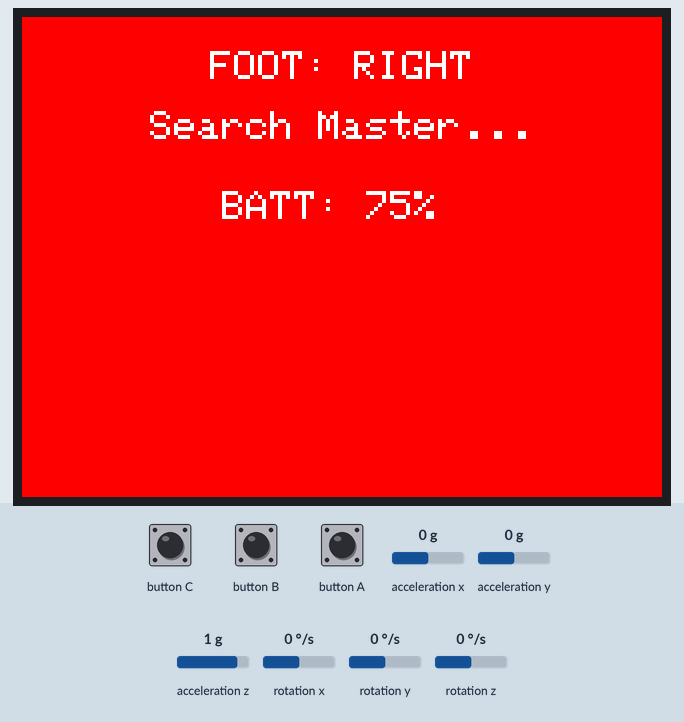
The program below on a simulated ESP32-S3. Parts: 320×240 colour display. The test bench sets the inputs (shaded band); at power-on: acceleration x 0 g, acceleration y 0 g, acceleration z 1 g, rotation x 0 °/s, rotation y 0 °/s, rotation z 0 °/s.

Above: at 0.3 s.
At 4.2 s:
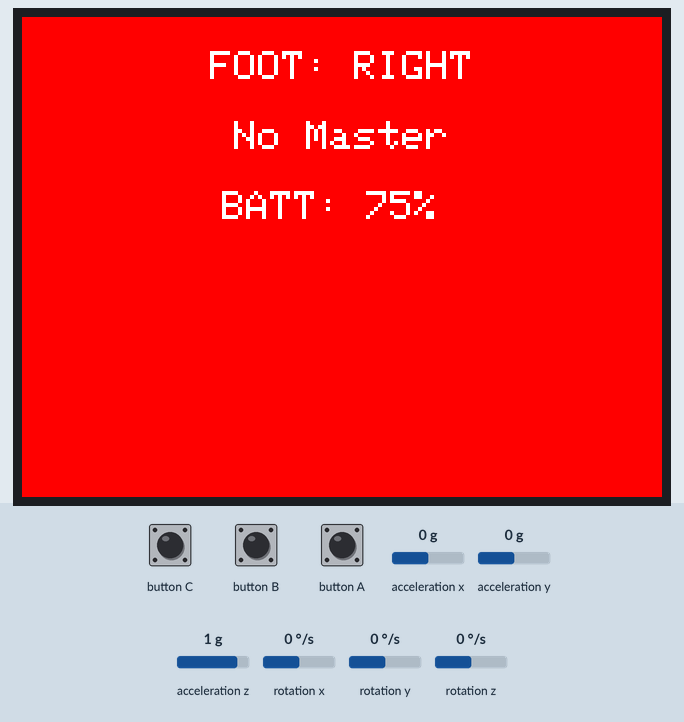

The program:

main.cpp
```cpp
#include <M5Unified.h>
#include <esp_now.h>
#include <WiFi.h>
#include <esp_wifi.h>
#include <esp_sleep.h>

// --- CONFIGURATION ---
#define FOOT_ID 2              // 1 = Left, 2 = Right
// Axis inversion for the 180°-inverted right mounting is handled in the dashboard JS, not in firmware.
#define SAMPLE_RATE_MS 5       // 200 Hz sampling rate (5 ms)
#define DISPLAY_TIMEOUT_MS 30000 // 30 seconds display activity

uint8_t broadcastAddress[] = {0xFF, 0xFF, 0xFF, 0xFF, 0xFF, 0xFF};

// --- DATA STRUCTURE TRANSMIT PACKET (IMU) ---
typedef struct struct_imu_data {
  uint8_t foot_id;
  float gyro_x;          // Pitch rotation (gy — roll-off)
  float accel_z;         // Vertical acceleration (impact)
  float accel_y;         // Longitudinal acceleration (forward/backward)
  float gyro_roll;       // Lateral roll rotation (gx — pronation/supination)
  float accel_x;         // Lateral acceleration (for 3D impact magnitude)
  uint8_t battery_level; // 0–100 %; updated every ~30 s, 0 = not yet read
} struct_imu_data;

// --- DATA STRUCTURE RECEIVE PACKET (HANDSHAKE ACK FROM MASTER) ---
typedef struct struct_handshake_ack {
  uint8_t master_channel;
  uint8_t confirmed;
} struct_handshake_ack;

struct_imu_data sensorData;
esp_now_peer_info_t peerInfo;

// Status variables for handshake & display
volatile bool masterAckReceived = false;
volatile uint8_t masterConfirmedChannel = 0;
volatile uint32_t lastMasterAckTime = 0; // Zeitstempel der letzten Master-Antwort
const uint32_t MASTER_TIMEOUT_MS = 3000;   // Nach 3s ohne ACK gilt der Master als offline

volatile bool pendingUIUpdate = false; // Flag für entkoppeltes UI Update

uint8_t currentChannel = 1;
bool masterConnected = false;
unsigned long lastRescanTime = 0;
const unsigned long RESCAN_INTERVAL_MS = 60000; // 60 Sekunden Re-Scan bei fehlender Verbindung

unsigned long lastBatteryUpdate = 0;
unsigned long displayTurnOnTime = 0;
bool isDisplayOn = true;
int bgColour = BLACK;

void updateChannelDisplay() {
  M5.Display.setTextSize(2);
  M5.Display.setTextColor(WHITE, bgColour);

  M5.Display.fillRect(0, 45, M5.Display.width(), 30, bgColour);

  if (masterConnected) {
    char chBuf[32];
    snprintf(chBuf, sizeof(chBuf), "Ch: %d", currentChannel);
    M5.Display.drawString(chBuf, M5.Display.width() / 2, 60);
  } else {
    M5.Display.drawString("No Master", M5.Display.width() / 2, 60);
  }
}

void updateBatteryDisplay() {
  int level = M5.Power.getBatteryLevel();
  sensorData.battery_level = (uint8_t)level;

  M5.Display.setTextSize(2);
  M5.Display.setTextColor(WHITE, bgColour);

  char battBuf[16];
  snprintf(battBuf, sizeof(battBuf), "BATT: %d%% ", level);
  M5.Display.drawString(battBuf, M5.Display.width() / 2, 95);
}

uint8_t scanForMaster() {
  sensorData.foot_id = FOOT_ID;
  sensorData.gyro_x  = 0;
  sensorData.accel_z = 1.0;
  sensorData.accel_y = 0.0;

  memcpy(peerInfo.peer_addr, broadcastAddress, 6);
  peerInfo.encrypt = false;

  uint8_t foundCh = 0;

  for (uint8_t ch = 1; ch <= 13; ch++) {
    esp_wifi_set_promiscuous(true);
    esp_wifi_set_channel(ch, WIFI_SECOND_CHAN_NONE);
    esp_wifi_set_promiscuous(false);

    peerInfo.channel = ch;

    if (esp_now_is_peer_exist(broadcastAddress)) {
      esp_now_del_peer(broadcastAddress);
    }
    esp_now_add_peer(&peerInfo);

    delay(15); // Einschwingzeit für Funkchip

    for (int attempt = 0; attempt < 5; attempt++) {
      masterAckReceived = false;
      esp_now_send(broadcastAddress, (uint8_t *)&sensorData, sizeof(sensorData));

      uint32_t startWait = millis();
      while (millis() - startWait < 50) { // 50ms Warten
        if (masterAckReceived) {
          foundCh = (masterConfirmedChannel > 0) ? masterConfirmedChannel : ch;
          break;
        }
        delay(1);
      }
      if (foundCh > 0) break;
      delay(5);
    }

    if (foundCh > 0) break;
  }

  return foundCh;
}

// --- ESP-NOW RECEIVE CALLBACK FOR FINGERPRINT / ACK FROM MASTER ---
#if defined(ESP_ARDUINO_VERSION_MAJOR) && ESP_ARDUINO_VERSION_MAJOR >= 3
void OnDataRecv(const esp_now_recv_info_t *recv_info, const uint8_t *data, int len) {
#else
void OnDataRecv(const uint8_t *mac_addr, const uint8_t *data, int len) {
#endif
  if (len == sizeof(struct_handshake_ack)) {
    struct_handshake_ack ack;
    memcpy(&ack, data, sizeof(ack));
    if (ack.confirmed == 1) {
      masterConfirmedChannel = ack.master_channel;
      masterAckReceived = true;
      lastMasterAckTime = millis(); // Zeitstempel aktualisieren

      // Wenn wir noch nicht connected waren, setzen wir nur das Flag und behandeln das UI in loop()!
      if (!masterConnected) {
        masterConnected = true;
        currentChannel = (ack.master_channel > 0) ? ack.master_channel : currentChannel;
        pendingUIUpdate = true;
      }
    }
  }
}

void setup() {
  // 1. Immediately reduce CPU frequency (saves significant battery, 80 MHz is easily sufficient for 100Hz IMU)
  setCpuFrequencyMhz(80);

  auto cfg = M5.config();
  cfg.internal_imu = true;
  M5.begin(cfg);

  // --- DISPLAY INITIALIZATION ---
  M5.Display.setRotation(1);               // Landscape mode
  M5.Display.setTextDatum(middle_center);  // Centered text
  M5.Display.setBrightness(64);            // Gedimmt auf ca. 25% (Spart Akku, gut lesbar)

  bgColour = (FOOT_ID == 1) ? BLUE : RED;

  M5.Display.fillScreen(bgColour);
  M5.Display.setTextColor(WHITE, bgColour);

  M5.Display.setTextSize(2);
  M5.Display.drawString((FOOT_ID == 1) ? "FOOT: LEFT" : "FOOT: RIGHT", M5.Display.width() / 2, 25);

  updateBatteryDisplay();
  displayTurnOnTime = millis();

  // --- ESP-NOW & WIFI SETUP ---
  WiFi.mode(WIFI_STA);
  WiFi.disconnect();

  // 2. Reduce transmit power to 11 dBm (sufficient for 3-5m, saves power)
  WiFi.setTxPower(WIFI_POWER_11dBm);

  if (esp_now_init() != ESP_OK) {
    M5.Display.setTextSize(1);
    M5.Display.drawString("ESP-NOW Error!", M5.Display.width() / 2, 55);
    return;
  }

  // Register receive callback to evaluate master responses during scan loop
  esp_now_register_recv_cb(OnDataRecv);

    // --- CHANNEL SCAN (SCAN CHANNEL 1 TO 13) ---
  M5.Display.setTextSize(2);
  M5.Display.drawString("Search Master...", M5.Display.width() / 2, 55);

  uint8_t foundChannel = scanForMaster();

  // --- LOCK CHANNEL RESULT ---
  M5.Display.fillScreen(bgColour);
  M5.Display.setTextSize(2);
  M5.Display.drawString((FOOT_ID == 1) ? "FOOT: LEFT" : "FOOT: RIGHT", M5.Display.width() / 2, 25);

    if (foundChannel > 0) {
    masterConnected = true;
    currentChannel = foundChannel;
    lastMasterAckTime = millis();
  } else {
    masterConnected = false;
    currentChannel = 1; // Default Fallback
  }

  esp_wifi_set_promiscuous(true);
  esp_wifi_set_channel(currentChannel, WIFI_SECOND_CHAN_NONE);
  esp_wifi_set_promiscuous(false);

  peerInfo.channel = currentChannel;
  if (esp_now_is_peer_exist(broadcastAddress)) {
    esp_now_del_peer(broadcastAddress);
  }
  esp_now_add_peer(&peerInfo);

  updateChannelDisplay();
  updateBatteryDisplay();

  lastRescanTime = millis();
  displayTurnOnTime = millis();
}

void loop() {
  M5.update();

  // --- ENT KOPPELTES UI UPDATE NACH VERBINDUNGSAUFBAU ---
  if (pendingUIUpdate) {
    pendingUIUpdate = false;
    if (isDisplayOn) {
      updateChannelDisplay();
    }
  }

  // --- BUTTON A (FRONT BUTTON): TURN ON DISPLAY FOR 30 SECONDS ---
  if (M5.BtnA.wasPressed()) {
    isDisplayOn = true;
    displayTurnOnTime = millis();
    M5.Display.setBrightness(128);
    updateBatteryDisplay();
  }

  // --- BUTTON B (SIDE BUTTON): POWER OFF VIA LONG-PRESS ---
  if (M5.BtnB.wasHold()) {
    M5.Display.setBrightness(128);
    M5.Display.fillScreen(BLACK);
    M5.Display.setTextColor(WHITE, BLACK);
    M5.Display.setTextSize(2);
    M5.Display.drawString("OFF...", M5.Display.width() / 2, M5.Display.height() / 2);
    delay(500);
    M5.Power.powerOff();
  }

  // --- DISPLAY TIMEOUT (AUTOMATICALLY TURN OFF AFTER 30 S) ---
  if (isDisplayOn && (millis() - displayTurnOnTime > DISPLAY_TIMEOUT_MS)) {
    isDisplayOn = false;
    M5.Display.setBrightness(0);
  }

    // --- UPDATE BATTERY DISPLAY (ONLY WHEN DISPLAY IS ACTIVE) ---
    if (isDisplayOn && (millis() - lastBatteryUpdate > 2000)) {
      lastBatteryUpdate = millis();
      updateBatteryDisplay();
    }

    // --- CONNECTION TIMEOUT CHECK (PRÜFEN OB MASTER VERLOREN GEGANGEN IST) ---
    if (masterConnected && (millis() - lastMasterAckTime > MASTER_TIMEOUT_MS)) {
      masterConnected = false;
      lastRescanTime = millis(); // Sofortigen Rescan-Timer zurücksetzen
      if (isDisplayOn) {
        updateChannelDisplay();
      }
    }

    // --- AUTOMATIC RE-SCAN EVERY 60s IF NO MASTER CONNECTED ---
    if (!masterConnected && (millis() - lastRescanTime > RESCAN_INTERVAL_MS)) {
      lastRescanTime = millis();

      if (isDisplayOn) {
        M5.Display.setTextSize(2);
        M5.Display.setTextColor(WHITE, bgColour);
        M5.Display.fillRect(0, 45, M5.Display.width(), 30, bgColour);
        M5.Display.drawString("Scanning...", M5.Display.width() / 2, 60);
      }

      uint8_t foundCh = scanForMaster();

            if (foundCh > 0) {
        masterConnected = true;
        currentChannel = foundCh;

        esp_wifi_set_promiscuous(true);
        esp_wifi_set_channel(currentChannel, WIFI_SECOND_CHAN_NONE);
        esp_wifi_set_promiscuous(false);

        peerInfo.channel = currentChannel;
        if (esp_now_is_peer_exist(broadcastAddress)) {
          esp_now_del_peer(broadcastAddress);
        }
        esp_now_add_peer(&peerInfo);
      } else {
        // Fallback: Wieder auf früheren Kanal zurückschalten, falls der Scan erfolglos war
        esp_wifi_set_promiscuous(true);
        esp_wifi_set_channel(currentChannel, WIFI_SECOND_CHAN_NONE);
        esp_wifi_set_promiscuous(false);

        peerInfo.channel = currentChannel;
        if (esp_now_is_peer_exist(broadcastAddress)) {
          esp_now_del_peer(broadcastAddress);
        }
        esp_now_add_peer(&peerInfo);
      }

      if (isDisplayOn) {
        updateChannelDisplay();
      }
    }

    // --- ACQUIRE IMU DATA AND SEND TO MASTER (RUNS CONTINUOUSLY) ---
  float gx, gy, gz;
  float ax, ay, az;

  M5.Imu.getGyro(&gx, &gy, &gz);
  M5.Imu.getAccel(&ax, &ay, &az);

  sensorData.gyro_x    = gy;
  sensorData.accel_z   = az;
  sensorData.accel_y   = ay;
  sensorData.gyro_roll = gx;
  sensorData.accel_x   = ax;

  static uint16_t battCounter = 0;
  if (++battCounter >= 6000) { battCounter = 0; sensorData.battery_level = (uint8_t)M5.Power.getBatteryLevel(); }

    esp_now_send(broadcastAddress, (uint8_t *)&sensorData, sizeof(sensorData));

  // Maintain 200 Hz sampling (5 ms) using standard delay.
  // Note: Avoid esp_light_sleep_start() in the high-speed loop as light sleep disables
  // the Wi-Fi/ESP-NOW RF hardware modem, causing dropped ACK packets and connection loss.
  delay(SAMPLE_RATE_MS);
}
```
